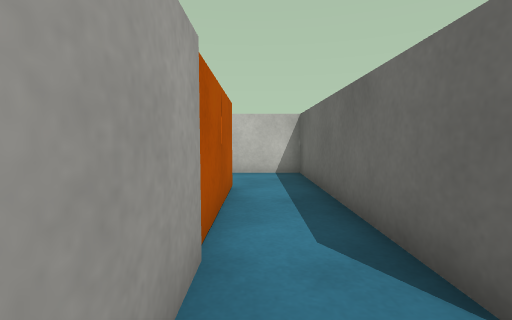
view 1 (above)

18 first-person views from a walk through a scene from a Unity 3-D project. The camera is 0.55 m above the floor, tilts 4° down and sees 85° across. The floor is counted in squares, 0.5 m on a side. Each view is taken from the middle of a square. On the plan, view 1 faces up. The plan holds only what a view shows up to about 12 squares ahead; the rest is blank. The player character is not drawn. Surface patterns are stand-ins for the level's own textures.

view 2
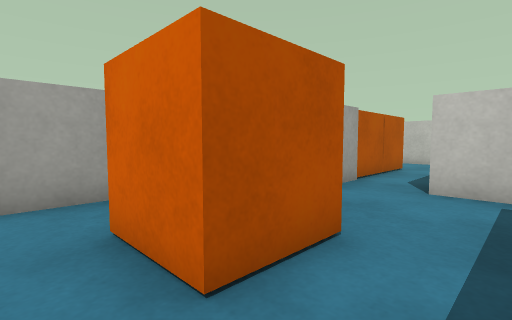

view 3
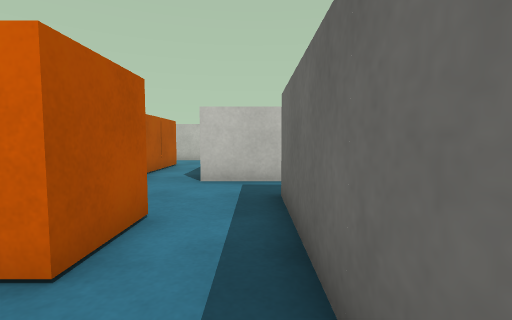

view 4
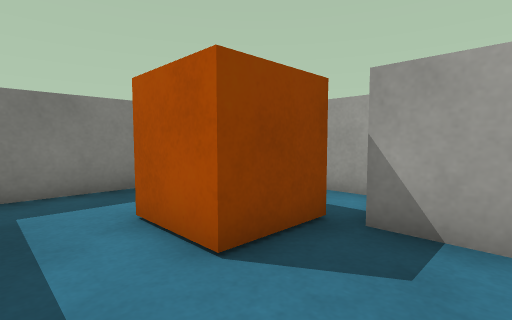

view 5
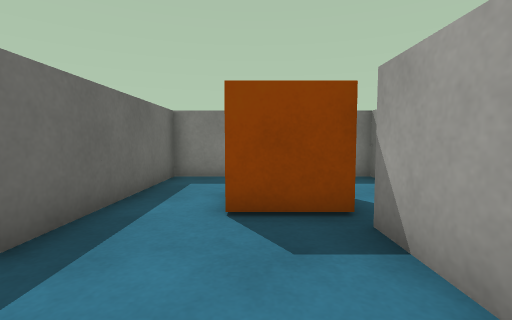

view 6
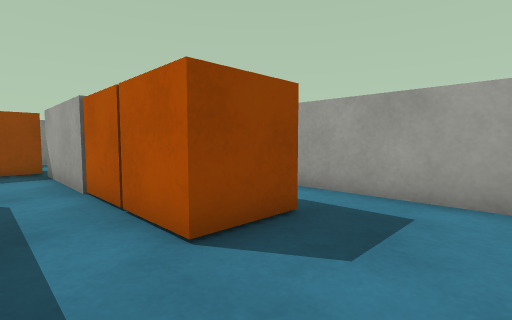

view 7
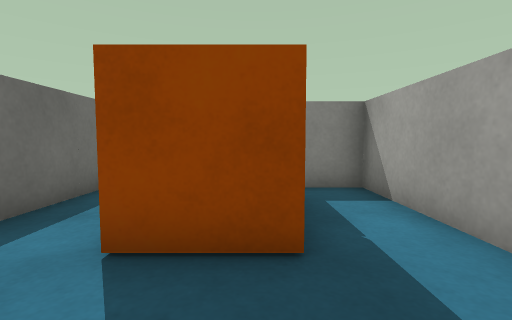

view 8
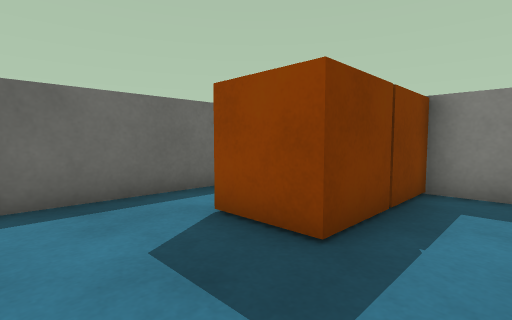

view 9
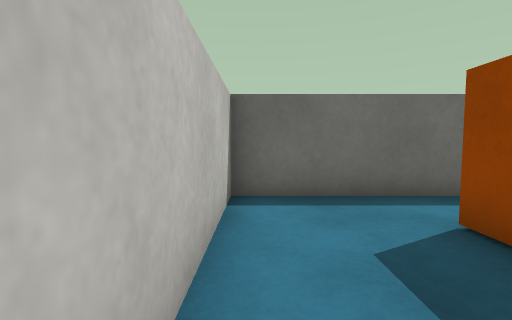

view 10
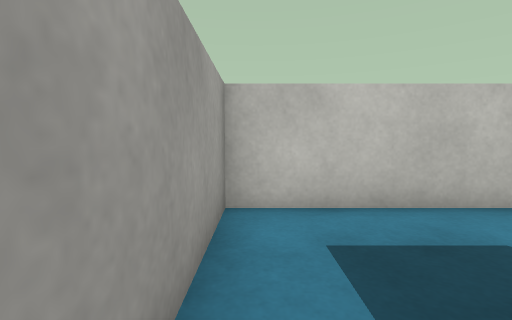

view 11
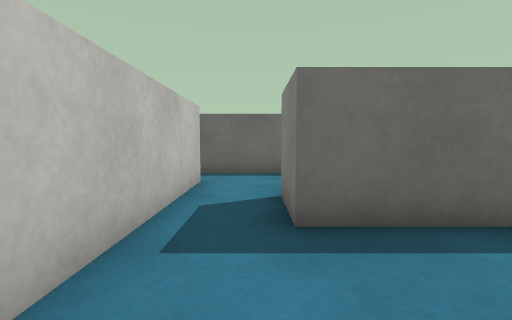

view 12
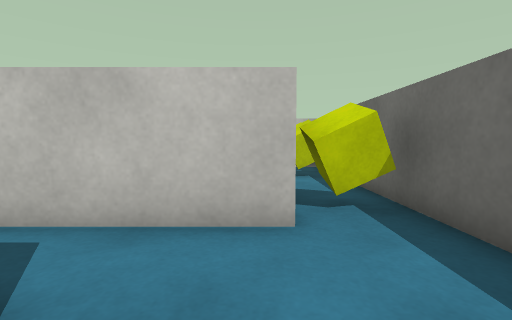

view 13
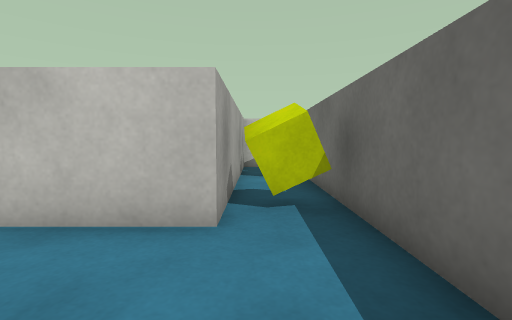

view 14
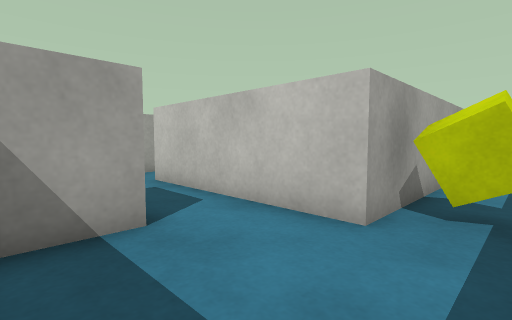

view 15
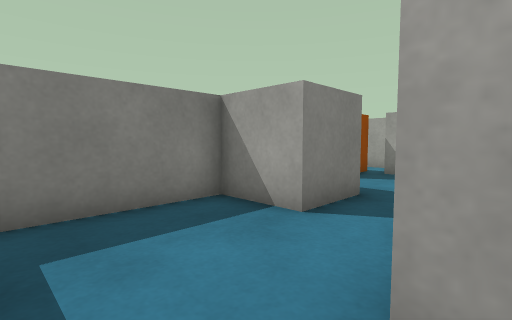

view 16
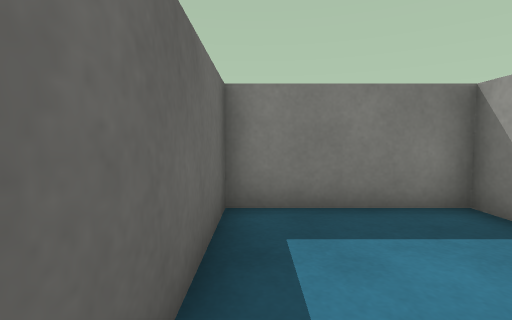

view 17
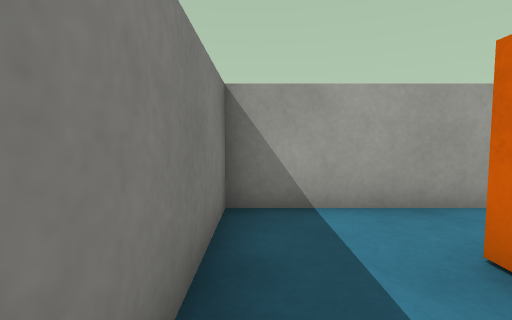

view 18
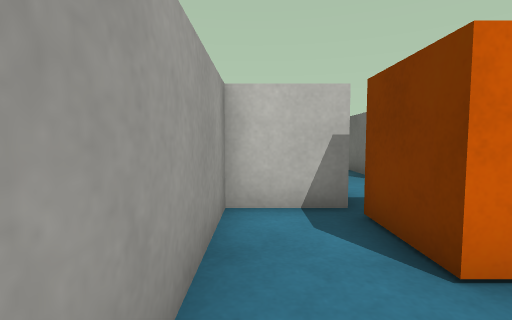

### Floor plan
Ten units are one square. View 1 is at (0, 0); x grows to the right and y downward. Boxes are objects, and circles mark ways between rooms. Rooms are numbered by the first view taken in them; rooms with no view inside come last. Other rooms are left out.
<svg viewBox="-50 -100 150 170">
<path fill="none" stroke="#000" d="M-5 -14 -5 15 -25 15 -25 65 35 65 35 5M35 -15 15 -15M-5 -26 -5 -14M15 -15 15 -95 -45 -95 -45 -25 -24 -25M35 5 55 5 55 25 95 25 95 -56M75 -90 75 -15 35 -15"/>
<rect x="-5" y="15" width="20" height="30" fill="#bbb"><title>orange box</title></rect>
<rect x="-25" y="-45" width="20" height="20" fill="#bbb"><title>orange box</title></rect>
<rect x="-25" y="-65" width="20" height="20" fill="#bbb"><title>orange box</title></rect>
<rect x="75" y="-35" width="20" height="10" fill="#bbb"><title>cube</title></rect>
<rect x="75" y="-75" width="20" height="10" fill="#bbb"><title>cube</title></rect>
<circle cx="5" cy="-20" r="3" fill="#2a7"/>
<circle cx="45" cy="-5" r="3" fill="#2a7"/>
<text x="10" y="30">1</text>
<text x="-10" y="-60">2</text>
<text x="80" y="-20">3</text>
</svg>
Room 1 opens to room 2. Room 1 opens to room 3.

Where each view was taken, in squares from view 1:
view 1: 0 up, 0 right, facing up
view 2: 5 down, 3 right, facing up-left
view 3: 6 down, 3 right, facing up
view 4: 0 up, 3 right, facing down-left
view 5: 2 up, 1 right, facing down
view 6: 9 up, 1 right, facing down-left
view 7: 9 up, 2 left, facing down
view 8: 9 up, 4 left, facing down-right
view 9: 9 up, 4 left, facing right
view 10: 5 up, 4 left, facing up
view 11: 0 up, 0 right, facing right
view 12: 2 down, 7 right, facing up
view 13: 2 down, 8 right, facing up
view 14: 2 down, 9 right, facing up-left
view 15: 2 up, 9 right, facing down-left
view 16: 2 up, 9 right, facing down
view 17: 6 down, 2 right, facing left
view 18: 6 down, 2 left, facing up
